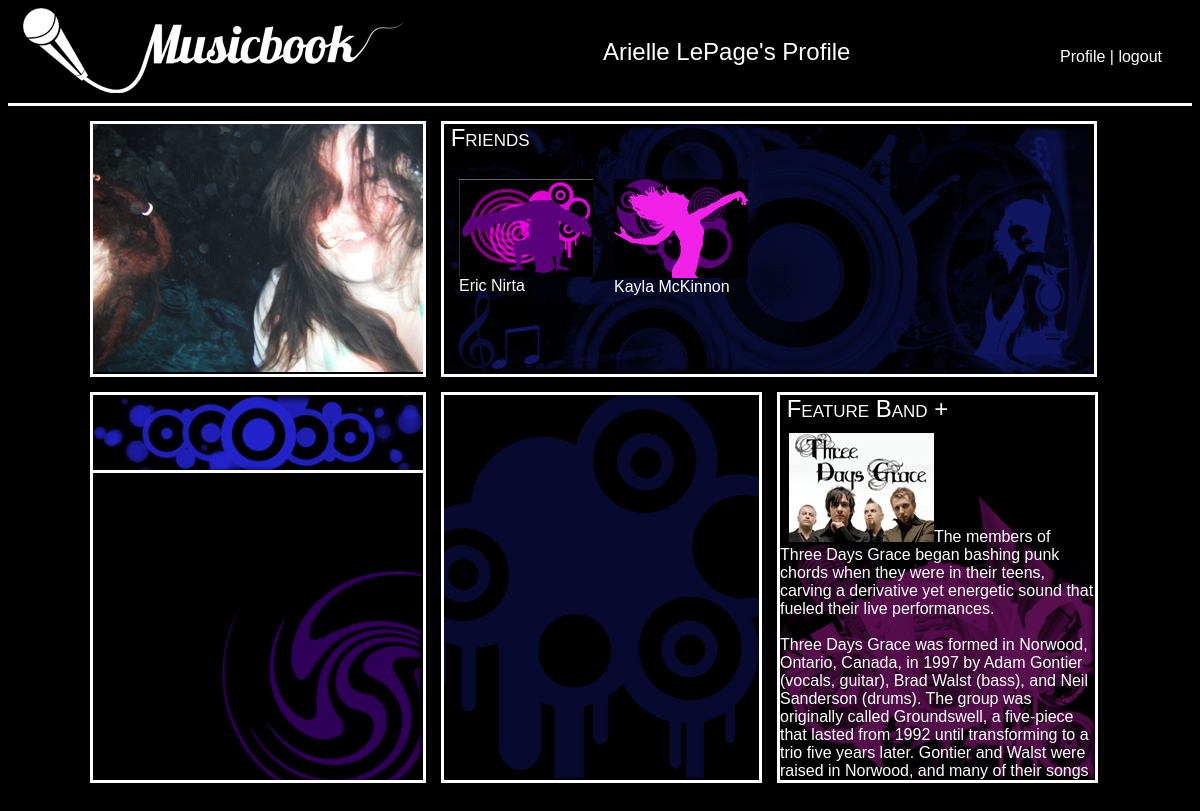
The app's page /friendprofile.php?thisuser_id=1 with its own data.
### tables this page shows
CREATE TABLE tbl_members (
  member_id smallint(4) unsigned NOT NULL AUTO_INCREMENT,
  member_fname varchar(30) NOT NULL,
  member_lname varchar(30) NOT NULL,
  member_username varchar(20) NOT NULL,
  member_password varchar(20) NOT NULL,
  member_gender varchar(6) NOT NULL,
  member_displaypic varchar(50) NOT NULL DEFAULT 'defaultpic_male.jpg',
  member_thumbpic varchar(50) NOT NULL DEFAULT 'defaultthumb_male.jpg',
  PRIMARY KEY (member_id)
);

CREATE TABLE tbl_artists (
  artist_id smallint(4) unsigned NOT NULL AUTO_INCREMENT,
  artist_fname varchar(100) NOT NULL,
  artist_lname varchar(100) DEFAULT NULL,
  artist_bio text NOT NULL,
  artist_photo varchar(100) NOT NULL,
  artist_photolarge varchar(100) NOT NULL,
  artist_url varchar(200) NOT NULL,
  PRIMARY KEY (artist_id)
);

### friendprofile.php (the view, shortened to what this page needs)
<?php
$thisfriend = $_GET['thisuser_id'];
?>
<!DOCTYPE html PUBLIC "-//W3C//DTD XHTML 1.0 Transitional//EN" "http://www.w3.org/TR/xhtml1/DTD/xhtml1-transitional.dtd">
<html xmlns="http://www.w3.org/1999/xhtml">
<head>
<link href="styles/musicstyle.css" rel="stylesheet" type="text/css" media="all" />
 <?php
	$result = mysql_query("SELECT * FROM tbl_members WHERE member_id=".$thisfriend);
	?>
</head>
<body class="black">
<div id="container">
<div id="header">
	<div id="logo">
	<img src="images/Logo_White.png" />
	</div>
    <div id="welcome">
   <?php
   while ($row = mysql_fetch_array($result)){
	   echo $row['member_fname']." ".$row['member_lname']."'s Profile";
   }
   ?>
   </div>
   <div id="logout">
   <?php
	echo "<a href=\"profile.php?id=".$_SESSION['id']."\">Profile | </a>"
	?>
   <a href="index.php">logout</a>
   </div>
</div>
<div id="tophalf">
	<div id="displaypic">
		<?php
		while($row = mysql_fetch_array($result)){
			echo "<img src=\"images/members/".$row['member_displaypic']."\" /> ";
		}
		?>
	</div>
	<div id="friends">
    	<div id="friendstitle">&nbsp;Friends</div>
        <?php
			$addfriend = mysql_query("SELECT member_fname,member_lname,member_thumbpic,member_id FROM tbl_members,tbl_friends WHERE tbl_friends.friend_id = tbl_members.member_id AND tbl_friends.user_id=".$thisfriend);
			if(mysql_num_rows($addfriend)){
				while($row = mysql_fetch_array($addfriend)){
					echo "<div id=\"profileperson\"><a href=\"friendprofile.php?thisuser_id=".$row['member_id']."\"><img src=\"images/members/".$row['member_thumbpic']."\" /></a><br />".$row['member_fname']." ".$row['member_lname']."</div> ";
				}
			}
?>
	</div>
</div>
<div id="bottomhalf">
	<div id="musicplayer">
    	<div id="musicplayertop">
        </div>
    </div>
    <div id="uploadsong">
    </div>
     <div id="featureband">
    	<div id="featuretitle">&nbsp;Feature Band <a href="Bands.php">+</a></div><br />
        <?php
		$feature = mysql_query("SELECT artist_photo,artist_bio FROM tbl_artists ORDER BY RAND() LIMIT 1");
        while($row = mysql_fetch_array($feature)){
			echo "&nbsp;&nbsp;<img src=\"images/BandImages/".$row['artist_photo']."\" />".$row['artist_bio']."";
		}
		?>
    </div>
</div>
</div>
</body>
</html>

### styles/musicstyle.css (style rules this page uses)
body { font-family: Verdana, Geneva, sans-serif; color: #FFF; }
.black { background: #000; }
#container { width: 100%; position: relative; }
#header { width: 100%; height: 95px; border-bottom: 3px solid #FFF; }
#logo { float: left; margin-left: 15px; }
#welcome { float: left; margin-top: 30px; margin-left: 200px; font-size: 24px; }
#logout { float:right; margin-top: 40px; margin-right: 30px; }
#logout a { text-decoration: none; color: #FFF; }
#tophalf { width: 1050px; position: relative; margin: 0px auto; }
#displaypic { float: left; width: 330px; height: 250px; margin-top: 15px; margin-left: 15px; border: 3px solid #FFF; }
#friends { float: left; width: 650px; height: 250px; margin-top: 15px; margin-left: 15px; border: 3px solid #FFF; background-image: url(../images/profile_friends_background.png); background-repeat: no-repeat; overflow: auto; }
#friendstitle { width: 150px; height: 20px; font-variant: small-caps; font-size: 24px; }
#friends a { text-decoration: none; color: #FFF; }
#featuretitle { width: 250px; height: 20px; font-variant: small-caps; font-size: 24px; }
#featuretitle a { text-decoration: none; color: #FFF; }
#bottomhalf { width: 1050px; position: relative; margin: 0px auto; }
#profileperson { float: left; width: 140px; margin-top: 35px; margin-left: 15px; }
#musicplayertop { width: 330px; height: 75px; border-bottom: 3px solid #FFF; background-image: url(../images/profile_playerButtons_background.png); background-repeat: no-repeat; }
#musicplayer { float: left; width: 330px; height: 385px; margin-top: 15px; margin-left: 15px; margin-bottom: 15px; border: 3px solid #FFF; background-image: url(../images/profile_player_background.png); background-repeat: no-repeat; }
#uploadsong { float: left; width: 315px; height: 385px; margin-top: 15px; margin-left: 15px; margin-bottom: 15px; border: 3px solid #FFF; background-image: url(../images/profile_uploadSong_background.png); background-repeat: no-repeat; }
#featureband { float: left; width: 315px; height: 385px; margin-top: 15px; margin-left: 15px; margin-bottom: 15px; border: 3px solid #FFF; background-image: url(../images/profile_featureBand_background.png); background-repeat: no-repeat; overflow: auto; }

### records on screen
tbl_members: member_fname "Arielle", member_lname "LePage", member_displaypic (picture)
tbl_members: member_thumbpic (placeholder picture), member_fname "Eric", member_lname "Nirta"
tbl_members: member_thumbpic (placeholder picture), member_fname "Kayla", member_lname "McKinnon"
tbl_artists: artist_photo (picture), artist_bio "The members of Three Days Grace began bashing punk chords when they were in their teens, carving a derivative yet energetic sound that fueled their live performances. Three Days Grace was formed in Norwood, Ontario, Canada, in 1997 by Adam Gontier (vocals, guitar), Brad Walst (bass), and Neil Sanderson (drums). The group was originally called Groundswell, a five-piece that lasted from 1992 until transforming to a trio five years later. Gontier and Walst were raised in Norwood, and many of their songs…"
